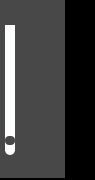
<?xml version="1.0" encoding="UTF-8"?>
<ui version="4.0">
 <class>sa_ControlWidget_SpectrumEMTable</class>
 <widget class="QWidget" name="sa_ControlWidget_SpectrumEMTable">
  <property name="geometry">
   <rect>
    <x>0</x>
    <y>0</y>
    <width>95</width>
    <height>180</height>
   </rect>
  </property>
  <property name="windowTitle">
   <string>Form</string>
  </property>
  <property name="styleSheet">
   <string notr="true">#widget
{
	border:2px;
	border-bottom-style:solid;
	border-bottom-color: black;
   background-color:rgba(72,72,72,1);
	border-right:30px solid black;
}
QPushButton
{
border-style:flat;
background-color:rgba(0,0,0,0);
background-image: url(:/sa/image/btn_close_normal.png);
}
QPushButton::pressed
{
background-image: url(:/sa/image/btn_close_click.png);
}

QSlider::groove:vertical {
        width: 10px;
        background: qlineargradient(x1: 0, y1: 0, x2: 0, y2: 1, stop: 0 rgb(255, 255, 255), stop: 1.0 rgb(255, 255, 255));
        border-radius:5px;
}
QSlider::handle:vertical {
        width: 8px;
        background: rgb(72, 72, 72);
        margin: -20px 0px 10px 0px;
        border-radius: 4px;
}
QSlider:sub-page {
background-color:  rgb(253, 255, 255);
}

/*******************indoor**********************/
#sa_ControlWidget_SpectrumEMTable[status=&quot;indoor&quot;] #widget
{
	border-bottom-color: black;
	border-right:30px solid black;
	background-color:rgba(72,72,72,1);
}
/*******************outdoor**********************/
#sa_ControlWidget_SpectrumEMTable[status=&quot;outdoor&quot;] #widget
{
	border-bottom-color: white;
	border-right:30px solid white;
	background-color:rgba(204,204,204,1);
}
/*******************night**********************/
#sa_ControlWidget_SpectrumEMTable[status=&quot;night&quot;] #widget
{
	border-bottom-color: rgb(52,8,12);
	border-right:30px solid black;
	background-color:rgba(251,219,167,1);
}</string>
  </property>
  <widget class="QWidget" name="widget" native="true">
   <property name="geometry">
    <rect>
     <x>0</x>
     <y>0</y>
     <width>95</width>
     <height>180</height>
    </rect>
   </property>
   <widget class="QSlider" name="verticalSlider">
    <property name="geometry">
     <rect>
      <x>0</x>
      <y>25</y>
      <width>20</width>
      <height>130</height>
     </rect>
    </property>
    <property name="orientation">
     <enum>Qt::Vertical</enum>
    </property>
   </widget>
   <widget class="QPushButton" name="pushButton">
    <property name="geometry">
     <rect>
      <x>30</x>
      <y>80</y>
      <width>25</width>
      <height>25</height>
     </rect>
    </property>
    <property name="text">
     <string/>
    </property>
   </widget>
  </widget>
 </widget>
 <resources/>
 <connections/>
</ui>
